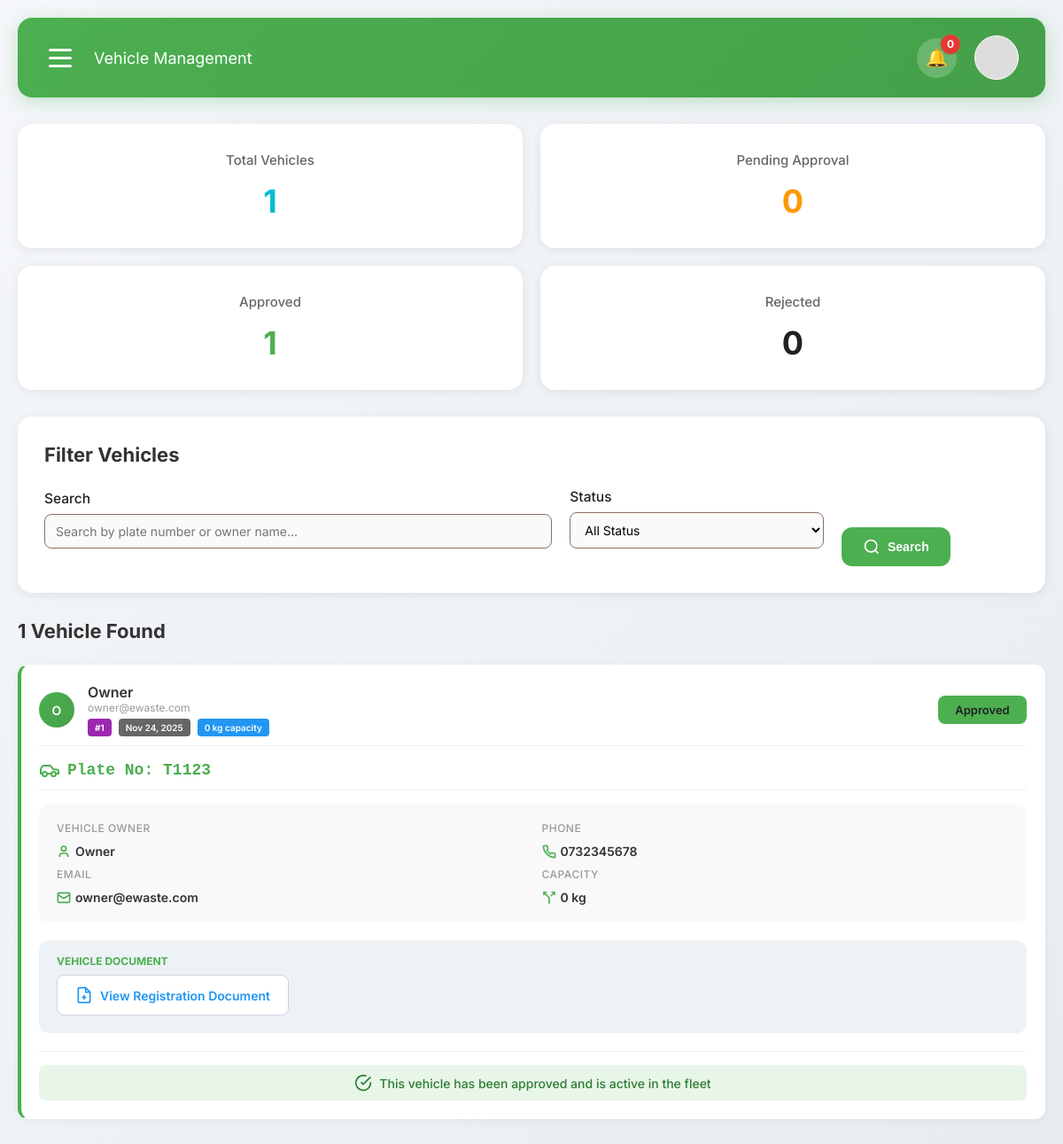
The app's page /public/admin-vehicles.php (signed in) with its own data.
### tables this page shows
CREATE TABLE `vehicles` (
  `id` int(11) NOT NULL,
  `owner_id` int(11) NOT NULL,
  `plate_no` varchar(32) NOT NULL,
  `vehicle_type` varchar(50) DEFAULT NULL,
  `capacity_kg` int(11) DEFAULT NULL,
  `doc_url` varchar(255) DEFAULT NULL,
  `vehicle_pic` text DEFAULT NULL,
  `status` enum('pending','approved','rejected') NOT NULL DEFAULT 'pending',
  `rejection_reason` varchar(255) DEFAULT NULL,
  `created_at` timestamp NOT NULL DEFAULT current_timestamp()
);

CREATE TABLE `users` (
  `id` int(11) NOT NULL,
  `name` varchar(120) NOT NULL,
  `email` varchar(160) NOT NULL,
  `profile_pic` varchar(255) DEFAULT NULL,
  `phone` varchar(40) DEFAULT NULL,
  `password_hash` varchar(255) NOT NULL,
  `role` enum('resident','driver','owner','councillor','municipal_admin','administrator') NOT NULL DEFAULT 'resident',
  `ward_id` int(11) DEFAULT NULL,
  `owner_id` int(11) DEFAULT NULL,
  `status` enum('active','suspended') NOT NULL DEFAULT 'active',
  `created_at` timestamp NOT NULL DEFAULT current_timestamp()
);

### public/admin-vehicles.php (the view, shortened to what this page needs)
<?php
require_once __DIR__.'/../includes/db.php';
function h($s){ return htmlspecialchars((string)$s, ENT_QUOTES, 'UTF-8'); }
$search = isset($_GET['search']) ? trim($_GET['search']) : '';
$q = "
    SELECT v.id,
           v.plate_no,
           v.capacity_kg,
           v.status,
           v.doc_url,
           v.created_at,
           v.rejection_reason,
           u.name  AS owner_name,
           u.phone AS owner_phone,
           u.email AS owner_email
    FROM vehicles v
    JOIN users u ON u.id = v.owner_id
    WHERE 1=1
";
$q .= " ORDER BY v.created_at DESC";
$rows = [];
$res  = $conn->query($q);
while ($res && $row = $res->fetch_assoc()) {
    $rows[] = $row;
}
$stats = [
    'total'    => 0,
    'pending'  => 0,
    'approved' => 0,
    'rejected' => 0
];
$statsRes = $conn->query("SELECT status, COUNT(*) AS cnt FROM vehicles GROUP BY status");
while ($statsRes && $row = $statsRes->fetch_assoc()) {
    $stats[$row['status']] = (int)$row['cnt'];
    $stats['total']      += (int)$row['cnt'];
}
?>
<!DOCTYPE html>
<html lang="en">
<head>
    <link rel="stylesheet" href="../assets/css/admin.css">
</head>
<body>
<div class="container">
    <div class="header">
        <div class="header-left">
            <div class="menu-icon">
                <span></span><span></span><span></span>
            </div>
            <div class="welcome-text">Vehicle Management</div>
        </div>
        <div class="header-right">
            <div class="notification-badge">
                <div class="notification-count"><?php echo (int)$stats['pending']; ?></div>
            </div>
            <div class="profile-pic"></div>
        </div>
    </div>
    <div class="stats-grid">
        <div class="stat-card">
            <div class="stat-label">Total Vehicles</div>
            <div class="stat-value cyan"><?php echo (int)$stats['total']; ?></div>
        </div>
        <div class="stat-card">
            <div class="stat-label">Pending Approval</div>
            <div class="stat-value orange"><?php echo (int)$stats['pending']; ?></div>
        </div>
        <div class="stat-card">
            <div class="stat-label">Approved</div>
            <div class="stat-value green"><?php echo (int)$stats['approved']; ?></div>
        </div>
        <div class="stat-card">
            <div class="stat-label">Rejected</div>
            <div class="stat-value red"><?php echo (int)$stats['rejected']; ?></div>
        </div>
    </div>
    <div class="filter-section">
        <div class="card-title">Filter Vehicles</div>
        <form method="get">
            <div class="filter-grid">
                <div class="form-group">
                    <label for="search">Search</label>
                    <input
                        type="text"
                        name="search"
                        id="search"
                        class="form-control"
                        placeholder="Search by plate number or owner name..."
                        value="<?php echo h($search); ?>"
                    >
                </div>
                <div class="form-group">
                    <label for="status">Status</label>
                    <select name="status" id="status" class="form-control">
                        <option value="">All Status</option>
                    </select>
                </div>
                <div class="btn-group">
                    <button type="submit" class="btn btn-primary">
                        <svg xmlns="http://www.w3.org/2000/svg" width="20" height="20"
                             viewBox="0 0 24 24" fill="none" stroke="currentColor" stroke-width="2">
                            <circle cx="11" cy="11" r="8"></circle>
                            <path d="m21 21-4.35-4.35"></path>
                        </svg>
                        Search
                    </button>
                </div>
            </div>
        </form>
    </div>
    <div>
        <div class="section-title">
            <?php
            $count = count($rows);
            echo $count . ' Vehicle' . ($count !== 1 ? 's' : '') . ' Found';
            ?>
        </div>
        <?php if (!$rows): ?>
            <div class="empty-state">
                <svg xmlns="http://www.w3.org/2000/svg" fill="none"
                     viewBox="0 0 24 24" stroke="currentColor">
                    <path stroke-linecap="round" stroke-linejoin="round" stroke-width="2"
                          d="M9 17a2 2 0 11-4 0 2 2 0 014 0zM19 17a2 2 0 11-4 0 2 2 0 014 0z" />
                    <path stroke-linecap="round" stroke-linejoin="round" stroke-width="2"
                          d="M13 16V6a1 1 0 00-1-1H4a1 1 0 00-1 1v10a1 1 0 001 1h1m8-1a1 1 0 01-1 1H9m4-1V8a1 1 0 011-1h2.586a1 1 0 01.707.293l3.414 3.414a1 1 0 01.293.707V16a1 1 0 01-1 1h-1m-6-1a1 1 0 001 1h1M5 17a2 2 0 104 0m-4 0a2 2 0 114 0m6 0a2 2 0 104 0m-4 0a2 2 0 114 0" />
                </svg>
                <h3>No Vehicles Found</h3>
                <p>No vehicle registrations match your search criteria</p>
            </div>
        <?php else: ?>
            <?php foreach ($rows as $v): ?>
                <?php
                if ($v['owner_name']) {
                    $nameParts = explode(' ', $v['owner_name']);
                    $initials  = strtoupper(substr($nameParts[0], 0, 1) . (isset($nameParts[1]) ? substr($nameParts[1], 0, 1) : ''));
                } else {
                    $initials = 'U';
                }
                $statusClass = 'status-badge badge-pending';
                if ($v['status'] === 'approved') {
                    $statusClass = 'status-badge badge-approved';
                } elseif ($v['status'] === 'rejected') {
                    $statusClass = 'status-badge badge-danger';
                }
                ?>
                <div class="vehicle-item" data-vehicle-id="<?php echo (int)$v['id']; ?>">
                    <div class="vehicle-header">
                        <div class="vehicle-info">
                            <div class="vehicle-avatar">
                                <?php echo h($initials); ?>
                            </div>
                            <div class="vehicle-details">
                                <h4><?php echo h($v['owner_name']); ?></h4>
                                <div class="vehicle-email">
                                    <?php echo h($v['owner_email'] ?: 'No email provided'); ?>
                                </div>
                                <div class="vehicle-meta">
                                    <div class="meta-tag id">#<?php echo (int)$v['id']; ?></div>
                                    <div class="meta-tag date">
                                        <?php echo h(date('M j, Y', strtotime($v['created_at']))); ?>
                                    </div>
                                    <div class="meta-tag capacity">
                                        <?php echo (int)$v['capacity_kg']; ?> kg capacity
                                    </div>
                                </div>
                            </div>
                        </div>
                        <div class="<?php echo $statusClass; ?>">
                            <?php echo h(ucfirst($v['status'])); ?>
                        </div>
                    </div>
                    <div class="vehicle-plate">
                        Plate No: <?php echo h($v['plate_no']); ?>
                    </div>
                    <div class="detail-grid">
                        <div class="detail-item">
                            <span class="detail-label">Vehicle Owner</span>
                            <span class="detail-value">
                                <svg xmlns="http://www.w3.org/2000/svg" width="16" height="16"
                                     viewBox="0 0 24 24" fill="none" stroke="currentColor" stroke-width="2">
                                    <path d="M19 21v-2a4 4 0 0 0-4-4H9a4 4 0 0 0-4 4v2"></path>
                                    <circle cx="12" cy="7" r="4"></circle>
                                </svg>
                                <?php echo h($v['owner_name']); ?>
                            </span>
                        </div>
                        <?php if ($v['owner_phone']): ?>
                            <div class="detail-item">
                                <span class="detail-label">Phone</span>
                                <span class="detail-value">
                                    <?php echo h($v['owner_phone']); ?>
                                </span>
                            </div>
                        <?php endif; ?>
                        <?php if ($v['owner_email']): ?>
                            <div class="detail-item">
                                <span class="detail-label">Email</span>
                                <span class="detail-value">
                                    <svg xmlns="http://www.w3.org/2000/svg" width="16" height="16"
                                         viewBox="0 0 24 24" fill="none" stroke="currentColor" stroke-width="2">
                                        <rect width="20" height="16" x="2" y="4" rx="2"></rect>
                                        <path d="m22 7-8.97 5.7a1.94 1.94 0 0 1-2.06 0L2 7"></path>
                                    </svg>
                                    <?php echo h($v['owner_email']); ?>
                                </span>
                            </div>
                        <?php endif; ?>
                        <div class="detail-item">
                            <span class="detail-label">Capacity</span>
                            <span class="detail-value">
                                <svg xmlns="http://www.w3.org/2000/svg" width="16" height="16"
                                     viewBox="0 0 24 24" fill="none" stroke="currentColor" stroke-width="2">
                                    <path d="M16 3h5v5"></path>
                                    <path d="M8 3H3v5"></path>
                                    <path d="M12 22v-8.3a4 4 0 0 0-1.172-2.872L3 3"></path>
                                    <path d="m15 9 6-6"></path>
                                </svg>
                                <?php echo (int)$v['capacity_kg']; ?> kg
                            </span>
                        </div>
                    </div>
                    <?php if ($v['doc_url']): ?>
                        <div class="document-section">
                            <div class="document-label">VEHICLE DOCUMENT</div>
                            <a href="../<?php echo h($v['doc_url']); ?>" target="_blank" class="document-link">
                                View Registration Document
                            </a>
                        </div>
                    <?php endif; ?>
                    <?php if ($v['status'] === 'pending'): ?>
                        <div class="action-section">
                            <form method="post" action="admin-vehicles.php" class="approve-form">
                                <input type="hidden" name="vehicle_id" value="<?php echo (int)$v['id']; ?>">
                                <button type="submit" name="action" value="approve" class="btn-success">
                                    <svg xmlns="http://www.w3.org/2000/svg" width="20" height="20"
                                         viewBox="0 0 24 24" fill="none" stroke="currentColor" stroke-width="2">
                                        <polyline points="20 6 9 17 4 12"></polyline>
                                    </svg>
                                    Approve Vehicle
                                </button>
                                <button type="submit" name="action" value="reject" class="btn-danger">
                                    <svg xmlns="http://www.w3.org/2000/svg" width="20" height="20"
                                         viewBox="0 0 24 24" fill="none" stroke="currentColor" stroke-width="2">
                                        <circle cx="12" cy="12" r="10"></circle>
                                        <line x1="15" y1="9" x2="9" y2="15"></line>
                                        <line x1="9" y1="9" x2="15" y2="15"></line>
                                    </svg>
                                    Reject Vehicle
                                </button>
                            </form>
                        </div>
                    <?php elseif ($v['status'] === 'approved'): ?>
                        <div class="action-section">
                            <div class="status-message status-approved">
                                <svg xmlns="http://www.w3.org/2000/svg" width="20" height="20"
                                     viewBox="0 0 24 24" fill="none" stroke="currentColor" stroke-width="2">
                                    <path d="M22 11.08V12a10 10 0 1 1-5.93-9.14"></path>
                                    <polyline points="22 4 12 14.01 9 11.01"></polyline>
                                </svg>
                                This vehicle has been approved and is active in the fleet
                            </div>
                        </div>
                    <?php endif; ?>
                </div>
            <?php endforeach; ?>
        <?php endif; ?>
    </div>
</div>
</body>
</html>

### records on screen
vehicles: capacity_kg "0", id "1", owner.name "O", owner.name "Owner", owner.email "owner@ewaste.com", created_at "Nov 24, 2025", status "Approved", plate_no "T1123", owner.phone "0732345678", shows "This vehicle has been approved and is active in the fleet"

### other values on screen
$count "1"
